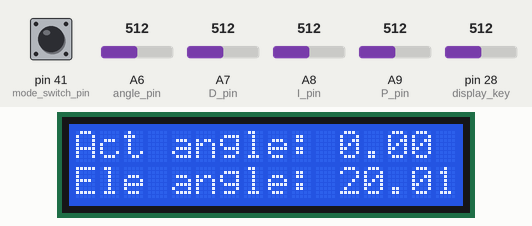
This sketch was run on a simulated Teensy 4. Shown: 16×2 character LCD. The test bench sets the inputs (shaded band); at power-on: A6 (angle_pin) = 512, pin 41 (mode_switch_pin) LOW, A7 (D_pin) = 512, A8 (I_pin) = 512, A9 (P_pin) = 512, pin 28 (display_key) = 512. No radio packets arrive unless stated; what the sketch prints to the serial monitor is not drawn.

Above: at 1.2 s.
1.3 s: A6 (angle_pin) set to 716
At 3.6 s:
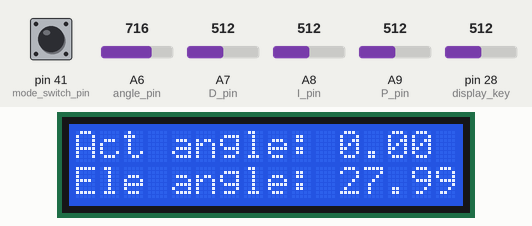
3.8 s: A6 (angle_pin) set to 30
At 5.6 s:
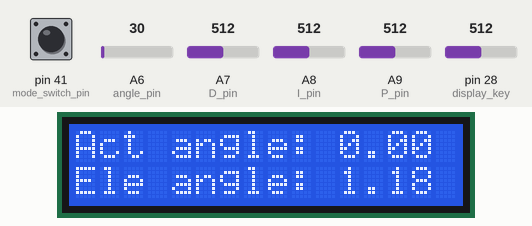
6.3 s: A6 (angle_pin) set to 34
At 6.92 s:
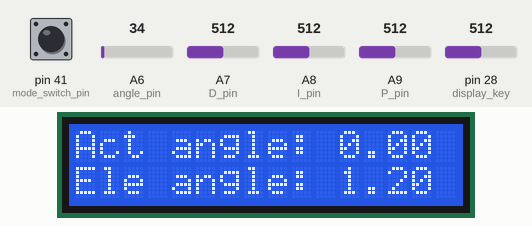
8.6 s: pin 41 (mode_switch_pin) pulled HIGH for 0.15 s
At 9.5 s:
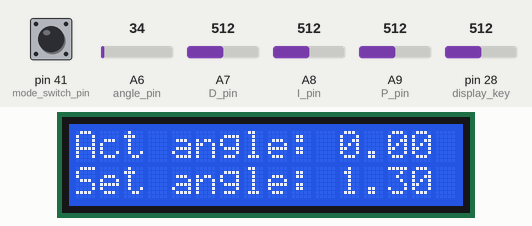
11.1 s: pin 41 (mode_switch_pin) pulled HIGH for 1 s
At 11.8 s:
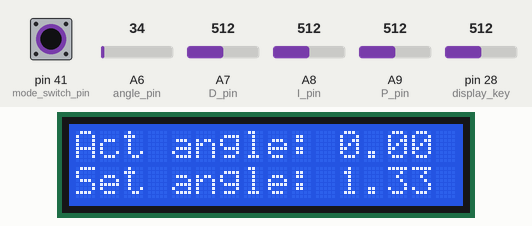
Timing chart, 0 to 14.1 s (numbered marks = the images above; inputs shaded):
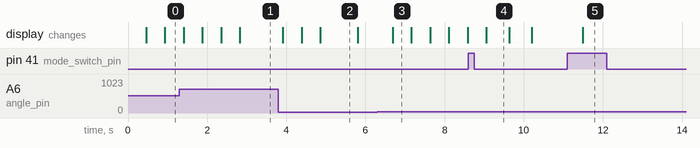

Measured:
- after the input at 1.3 s, the display: first differs from a run without the input after 0.58 s (image 1 shows a later state)
- after the input at 3.8 s, the display: first differs from a run without the input after 0.59 s (image 2 shows a later state)
- after the input at 6.3 s, the display: changes after 0.39 s (image 3)
- after the input at 8.6 s, the display: changes after 0.46 s (image 4)
- after the input at 11.1 s, the display: changes after 0.39 s (image 5)
- what the display in image 2 shows lasts 0.9 s, from 4.9 s to 5.8 s
- what the display in image 3 shows lasts 0.5 s, from 6.7 s to 7.2 s

The sketch:

Fus_ground_station_v0.9.ino
```cpp
//Libraries
#include "reciever.h"
#include "display.h"
#include "dcmoter.h"
#include "potentiometer.h"
#include <SimpleKalmanFilter.h>

//pins for teensy
const int P_pin = A9;
const float P_max = 10.0f;
const float P_min = 0.0f;

const int I_pin = A8;
const float I_max = 10.0f;
const float I_min = 0.0f;

const int D_pin = A7;
const float D_max = 10.0f;
const float D_min = 0.0f;

const int angle_pin = A6;
const float angle_max = 40.0f;
const float angle_min = 0.0f;
const float hand_angle_max = 40.0f;
const float hand_angle_min = 0.0f;

const int mode_switch_pin = 41;
//LCD pins (rs, enable, d4, d5, d6, d7)
//LiquidCrystal lcd(27, 28, 29, 30, 31, 32);

float real_angle;

bool mode;  //true for PID, can change later

float pid_raw[3]; // x, y, z
float angle_raw;
float hand_angle_raw;

int display_flag;
//"Memory" of old value
float old_raw[3];
float old_angle_raw;
bool old_mode;
LiquidCrystal lcd(27, 28, 29, 30, 31, 32);

SimpleKalmanFilter dtermFilterp(0.001f, 0.001f, 0.25); // p Controller filtering
SimpleKalmanFilter dtermFilteri(0.000001f, 0.000001f, 0.25); // i Controller filtering
SimpleKalmanFilter dtermFilterd(0.0000001f, 0.0000001f, 0.25); // d Controller filtering
SimpleKalmanFilter dtermFiltera(0.1f, 0.1f, 0.25); // angle Controller filtering
SimpleKalmanFilter dtermFilterh(0.1f, 0.1f, 0.25); // hand angle Controller filtering
POTENTIOMETER angle_in;
POTENTIOMETER hand_angle_in;
POTENTIOMETER p_in;
POTENTIOMETER i_in;
POTENTIOMETER d_in;

int display_key = A14;

void setup() {
  // put your setup code here, to run once:
  Serial.begin(115200);

  lcd.begin(16, 2);
  lcd.clear();
  radio.begin();
  angle_in.set(angle_pin, angle_max, angle_min);
  hand_angle_in.set(angle_pin, hand_angle_max, hand_angle_min);
  p_in.set(P_pin, P_max, P_min);
  i_in.set(I_pin, I_max, I_min);
  d_in.set(D_pin, D_max, D_min);

  old_angle_raw = angle_in.read();
}

void loop() {
  pid_raw[0] = (int)(100.0*dtermFilterp.updateEstimate(p_in.read())+0.5)/100.0;
  pid_raw[1] = (int)(100.0*dtermFilteri.updateEstimate(i_in.read())+0.5)/100.0;
  pid_raw[2] = (int)(100.0*dtermFilterd.updateEstimate(d_in.read())+0.5)/100.0;
  angle_raw = (int)(100.0*dtermFiltera.updateEstimate(angle_in.read())+0.5)/100.0;
  hand_angle_raw = (int)(100.0*dtermFiltera.updateEstimate(hand_angle_in.read())+0.5)/100.0;
  Serial.println(analogRead(display_key));

  mode = digitalRead(mode_switch_pin);
  if (old_mode != mode) {
    Serial.print("Mode changed to: ");
    old_mode = mode;
  }

  if (analogRead(display_key)<5) {
    display_flag = 20;
    display2(pid_raw[0], pid_raw[1], pid_raw[2]);
    old_raw[0] = pid_raw[0];
    old_raw[1] = pid_raw[1];
    old_raw[2] = pid_raw[2];
    radio.send('P', old_raw[0]);
    radio.send('I', old_raw[1]);
    radio.send('D', old_raw[2]);
  }
  else {
    if (old_angle_raw != angle_raw) {
      old_angle_raw = angle_raw;
      if (mode){
        radio.send('A', angle_raw);
        display1(angle_raw, real_angle);
      }
      else{
        radio.send('H', hand_angle_raw);
        display1(hand_angle_raw, real_angle);
      }
    }
  }

  if (radio.receive()){
    real_angle = *radio.data;
  }

  display_flag--;
  delay(100);
  // put your main code here, to run repeatedly:
}

// Function for printing PID values onto LCD display
bool display1(float set_angle, float real_angle){
  lcd.clear();
  lcd.setCursor(0,0);
  lcd.print("Act angle: " + String(real_angle));
  lcd.setCursor(0,2);
  if (mode){
    lcd.print("Set angle: " + String(set_angle));
  }
  else{
    lcd.print("Ele angle: " + String(set_angle));
  }
  return true;
}

bool display2(float k_P, float k_I, float k_D) {
  String mode_string;
  if (mode){
    mode_string = "Pitch";
  }
  else {
    mode_string = "Elev";
  }
  lcd.clear();
  lcd.setCursor(0,0);
  lcd.print("P: " + String(k_P) + ", I: " + String(k_I));
  lcd.setCursor(0,2);
  lcd.print("D: " + String(k_D) + ", M: " + String(mode_string));
  return true;
}
```

dcmoter.h
```cpp
#ifndef _dcmoter_h_
#define _dcmoter_h_

//include <config.h>

#include <LiquidCrystal.h>

// Change to 434.0 or other frequency, must match RX's freq!
class DCMOTER {
    private:
        //LCD pins (rs, enable, d4, d5, d6, d7)
        static const int Enable_1 = 11;
        static const int input_1 = 8;
        static const int input_2 = 7;

    public:
        bool dc_rotation(int rotation);
        void begin();
};

void DCMOTER::begin(){
    pinMode(Enable_1, OUTPUT);
    pinMode(input_1, OUTPUT);
    pinMode(input_2, OUTPUT);

    // Initial state -Motors
    digitalWrite(input_1, LOW);
    digitalWrite(input_2, LOW);

     //Dc motor Voltage Value >> -255 to +255
}

// Function for printing PID values onto LCD display
bool DCMOTER::dc_rotation(int rotation){
    if (rotation > 0) {
        digitalWrite(input_1, LOW);
        digitalWrite(input_2, HIGH);
        }
    else {
        digitalWrite(input_1, HIGH);
        digitalWrite(input_2, LOW);
        }

    analogWrite(Enable_1, abs(rotation));
    return true;
}

DCMOTER dc_moter;

#endif
```

display.h
```cpp
#ifndef _display_h_
#define _display_h_

//include <config.h>

#include <LiquidCrystal.h>

// Change to 434.0 or other frequency, must match RX's freq!


#endif
```

potentiometer.h
```cpp
#ifndef _potentiometer_h_
#define _potentiometer_h_

//include <config.h>

#include <LiquidCrystal.h>

// Change to 434.0 or other frequency, must match RX's freq!
class POTENTIOMETER {
    private:
        //LCD pins (rs, enable, d4, d5, d6, d7)
        int pin;
        float limit_max;
        float limit_min;
        float potValue;

    public:
        bool set(int pinin, float limit_maxin, float limit_minin);
        float read();

};

bool POTENTIOMETER::set(int pinin, float limit_maxin, float limit_minin){
    pin = pinin;
    limit_max = limit_maxin;
    limit_min = limit_minin;
    return true;
}

// Function for printing PID values onto LCD display
float POTENTIOMETER::read(){

    potValue = analogRead(pin) / 1023.0f * (limit_max-limit_min) + limit_min;
    return potValue;
}


#endif
```

reciever.h
```cpp
#ifndef _reciever_h_
#define _reciever_h_

//include <config.h>

#include <SPI.h>
#include <RH_RF69.h>

// Change to 434.0 or other frequency, must match RX's freq!
class RADIO {
    private:
        static const float RF69_FREQ = 915.0;
        static const int RFM69_RST = 3;
        static const int RFM69_CS = 10;
        static const int RFM69_INT = digitalPinToInterrupt(2);
        static const int MAX_SEND = 3;

        RH_RF69 rf69;
        uint8_t buf[5];
        uint8_t len = sizeof(buf);
    public:
        char *flag = (char *)&buf[4];
        float *data = (float *)&buf;
        bool receive();
        bool send(char flag_send, float data_send);
        void begin();
        float read(char flag);
};

void RADIO::begin(){
    pinMode(RFM69_RST, OUTPUT);
    digitalWrite(RFM69_RST, LOW);

    // manual reset
    digitalWrite(RFM69_RST, HIGH);
    delay(10);
    digitalWrite(RFM69_RST, LOW);
    delay(10);

    if (!rf69.init()) {
        Serial.println("RFM69 radio init failed");
    }
    // Defaults after init are 434.0MHz, modulation GFSK_Rb250Fd250, +13dbM (for low power module)
    // No encryption
    if (!rf69.setFrequency(RF69_FREQ)) {
        Serial.println("setFrequency failed");
    }
    Serial.println("RFM69 radio init OK!");

    rf69.setTxPower(20, true);  // range from 14-20 for power, 2nd arg must be true for 69HCW
}

bool RADIO::receive(){
    if(rf69.available()){
        if (rf69.recv(buf, &len)) {
            if(*flag == 'A')
            {
                Serial.print("Received data Set: ");
                Serial.print(*data);
            }

            rf69.send((uint8_t *)buf, len);
            rf69.waitPacketSent();
            rf69.setModeRx();
            return true;
        }
    }else return false;
}

bool RADIO::send(char flag_send, float data_send){
    *flag = flag_send;
    //Serial.print(*flag);
    *data = data_send;
    //Serial.print(*data);
    //*data = aa;
    for(int i = 0; i < MAX_SEND; i++)
    {
        rf69.send((uint8_t *)buf, len);
        rf69.waitPacketSent();
        if (rf69.waitAvailableTimeout(50))  {
            uint8_t buf_check[5];
            uint8_t len_check = sizeof(buf_check);
            Serial.print("in");
            // Should be a reply message for us now
            if (rf69.recv(buf_check, &len_check)) {
                if (buf_check[0] == buf[0]) {
                    Serial.print("Transmit Success");
                    return true;
                }
                else continue;
            }
        }
    }
    Serial.print("Transmit f");
    return false;
}


RADIO radio;

#endif
```
